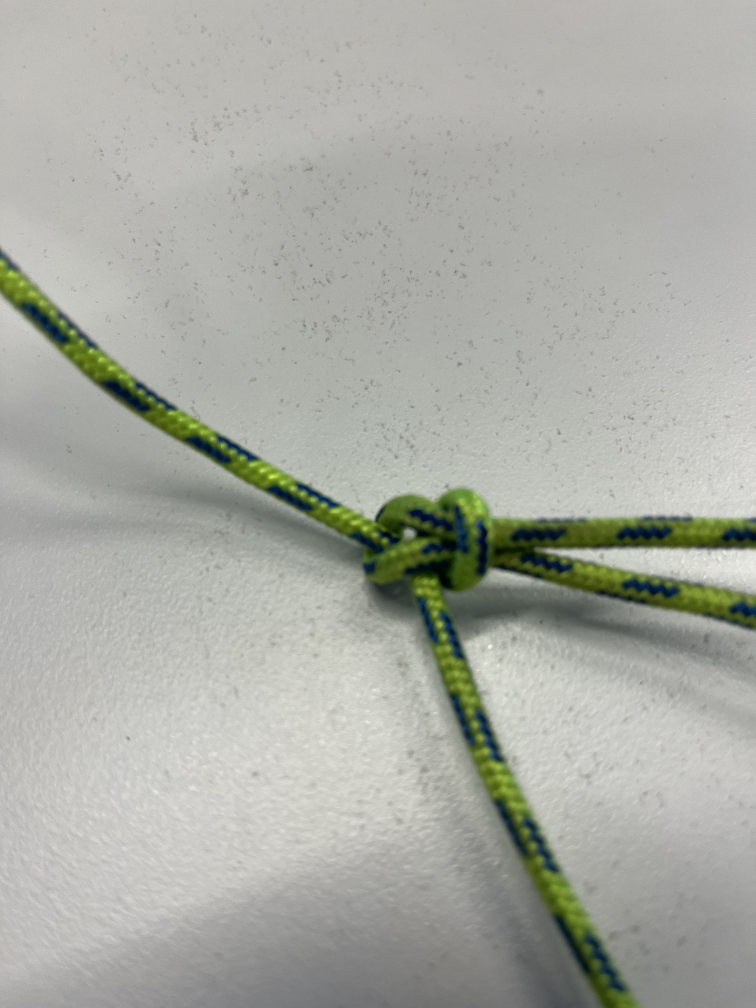
#> input picture images/raw/bowline/IMG_8116.jpeg, 3024 x 4032 px (shown at 1/4 size); its folder holds only this picture in this run
$ python preprocess.py
#> lines starting #> are read from the running program, lines starting #| are printed output that depends on the picture; after the words box and inside, x2 and y2 are one past the last pixel; in counts of white or black regions, pixels touching at a corner belong together
### functions.py
import cv2
import numpy as np
from os import listdir

def open_and_canny(img):
    """Performs the morphological operation opening on the image
        and performs canny edge detection

    Args:
        img (cv2_image): image to open and edge detect

    Returns:
        cv2_image: the original image that has been opened and edge
        detected
    """
    #define kernel structuring element for opening
    kernel = np.ones((5,5),np.uint8)

    # Convert the image to grayscale
    gray = cv2.cvtColor(img, cv2.COLOR_BGR2GRAY)

    # Apply opening to the grayscale image
    opening = cv2.morphologyEx(gray, cv2.MORPH_OPEN, kernel)

    # Perform Canny edge detection with threshold values of 100 and 200
    edges = cv2.Canny(opening, 100, 200)

    # Resize the edge-detected image to match the original image size
    edges_resized = cv2.resize(edges, (img.shape[1], img.shape[0]))

    return edges_resized

# [44 lines left out: functions detect_curves, detect_lines, not called in this run]

def warp_image(img, scale_factor, rotation_angle):
    """
	Given a cv2 image and the three factors, scales, shifts and rotates the image
    by the given factors

	:param file_path: file path for inputs and labels, something
	like 'CIFAR_data_compressed/train'
	:param img: cv2 image to warp
    :param scale_factor: factor by which to scale image
    :param shift_amount: amount by which to shift the image
    :param rotation_angle: angle by which to rotate the image
	:return: the original image that has been scaled, shifted and rotated
	"""
    # Create a scaling matrix and apply it to the image
    M_scale = np.float32([[scale_factor, 0, 0], [0, scale_factor, 0]])
    scaled_img = cv2.warpAffine(img, M_scale, (img.shape[1], img.shape[0]))

    # Create a rotation matrix and apply it to the image
    M_rotate = cv2.getRotationMatrix2D((img.shape[1] / 2, img.shape[0] / 2), rotation_angle, 1)
    rotated_img = cv2.warpAffine(scaled_img, M_rotate, (img.shape[1], img.shape[0]))

    #return the final image
    return rotated_img


def load_images(path_to_images):
    """Load all images in the input directory and scales them to be the
        same size, 300x300 pixels

    Args:
        path_to_images (string): the path to the directory from which
        the images will be loaded

    Returns:
        list<cv2_img>: a list of all images in the directory
    """
#> called with path_to_images = 'images/raw/bowline'
    imgs = []
    for i in listdir(path_to_images):
        img = cv2.imread(path_to_images+'/'+i)
#> img is the input picture: shape (4032, 3024, 3); mean B, G, R 163.8, 171.6, 169.5
        resized_img = cv2.resize(img, (300, 300), interpolation=cv2.INTER_LINEAR)
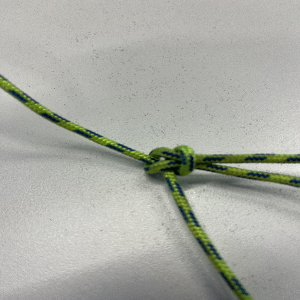
#> resized_img: shape (300, 300, 3); mean B, G, R 163.7, 171.5, 169.4
        imgs.append(resized_img)

    return imgs, listdir(path_to_images)

### preprocess.py
import cv2
import numpy as np
from os import listdir, mkdir
from os.path import isfile, join
from functions import *
import random
import shutil

def preprocess(path_to_images):
    images, names = load_images(path_to_images)
#> images = 1 item; names = ['IMG_8116.jpeg']
    print("processing " + path_to_images)

    #todo: make 200 images from each picture. use random.choice
    scale_factors = [x / 10 for x in range(2, 10, 1)]
    rotation_angles = range(-90, 90, 10)

    training_images = []

    # Loop through each image in the directory
    for i in range(len(images)):
        img = images[i]
        edge_detected = open_and_canny(img)
        # [6 lines of commented-out code are left out]
        for j in range(200):
            scale = random.choice(scale_factors)
            rotate = random.choice(rotation_angles)
            warped_image = warp_image(edge_detected, scale, rotate)
            training_images.append(warped_image)
#> this loop made 1 pass
#> pass 1, in open_and_canny, `gray = cv2.cvtColor(img, cv2.COLOR_BGR2GRAY)`:
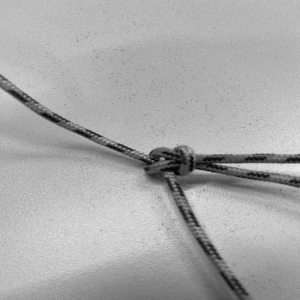
#> gray: shape (300, 300); min 1, max 242, mean 170
#> pass 1, in open_and_canny, `edges = cv2.Canny(opening, 100, 200)`:
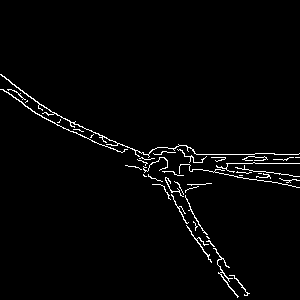
#> edges: shape (300, 300); 2.2% white in thin lines or dots, all inside (x1, y1, x2, y2) = (0, 74, 300, 298)
#> pass 1, in warp_image, `scaled_img = cv2.warpAffine(img, M_scale, (img.shape[1], img.shape[0]))`:
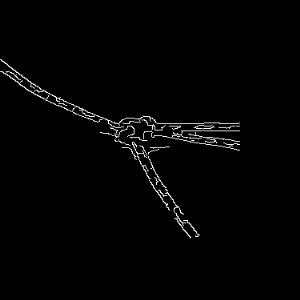
#> scaled_img: shape (300, 300); min 0, max 255, mean 3.6
#> after the loop, training_images = 200 items

    return training_images

#initialize knots and the raw image directory
raw_directory = 'images/raw'
preprocessed_directory = 'images/preprocessed'
knots = [d for d in listdir(raw_directory) if not isfile(join(raw_directory, d))]

print("Knots to preprocess: "+' '.join(knots))

for knot in knots:
    #Delete old preprocessed images
    try:
        shutil.rmtree(preprocessed_directory + '/' + knot)
    except:
        print("New knot detected")

    mkdir(preprocessed_directory + '/' + knot)
    training_images = preprocess(raw_directory + '/' + knot)
#> training_images = 200 items
    for i in range(len(training_images)):
        cv2.imwrite(preprocessed_directory + '/' + knot + '/image_' + str(i) + '.jpg', training_images[i])
#> this loop made 200 passes
#> pass 1, `cv2.imwrite(preprocessed_directory + '/' + knot + '/image_' + str(i) +..`:
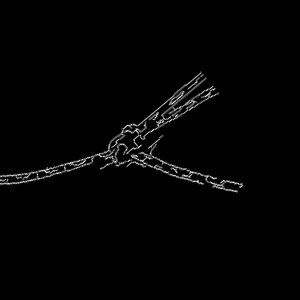
#> saved as image_0.jpg: shape (300, 300); min 0, max 255, mean 3.4
#> pass 2, `cv2.imwrite(preprocessed_directory + '/' + knot + '/image_' + str(i) +..`:
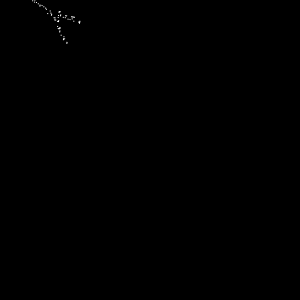
#> saved as image_1.jpg: shape (300, 300); min 0, max 255, mean 0.2
#> pass 2 of the loop `for knot in knots:`:
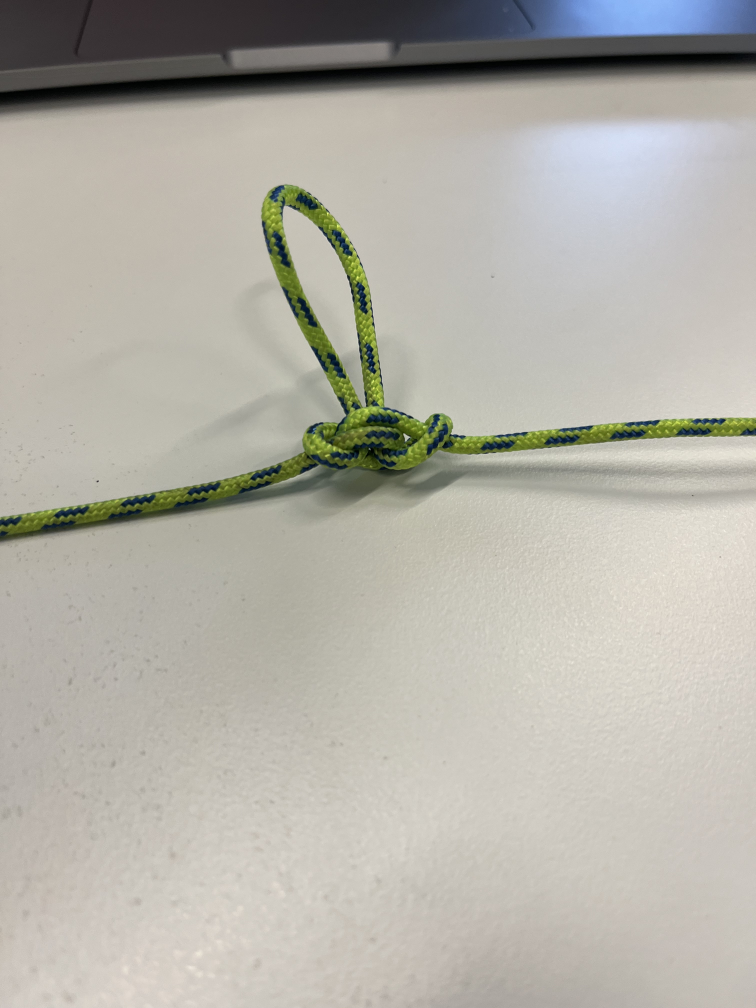
#> input picture images/raw/butterfly/IMG_8131.jpeg, 3024 x 4032 px (shown at 1/4 size)
#> in load_images, img is the input picture: shape (4032, 3024, 3); mean B, G, R 167.4, 176.3, 178.6
#> the loop in preprocess (call 2), `for i in range(len(images)):` made 1 pass
#> pass 1, in open_and_canny (call 2), `edges = cv2.Canny(opening, 100, 200)`:
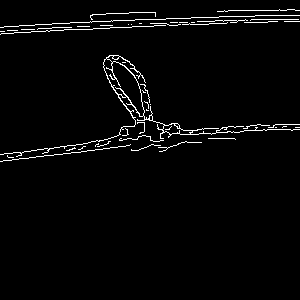
#> edges: shape (300, 300); 2.7% white in thin lines or dots, all inside (x1, y1, x2, y2) = (0, 9, 300, 162)
#> the loop `for i in range(len(training_images)):` made 200 passes
#> pass 2, `cv2.imwrite(preprocessed_directory + '/' + knot + '/image_' + str(i) +..`:
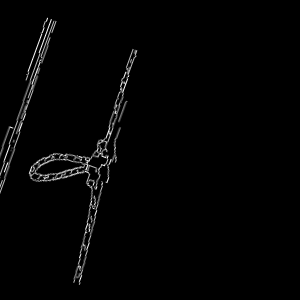
#> saved as image_1.jpg: shape (300, 300); min 0, max 255, mean 3.9
